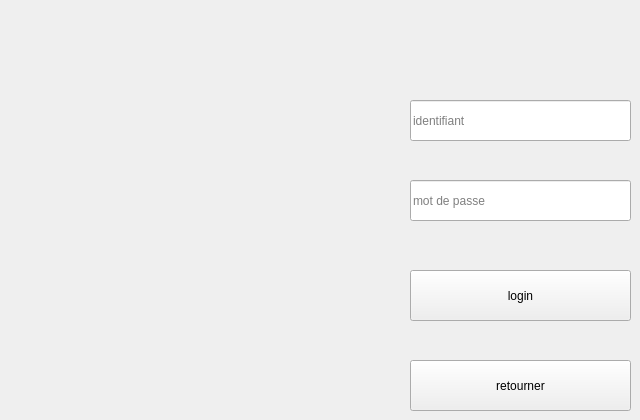
        <widget class="QWidget" name="page_13">
         <widget class="QPushButton" name="pushButton_15">
          <property name="geometry">
           <rect>
            <x>410</x>
            <y>270</y>
            <width>221</width>
            <height>51</height>
           </rect>
          </property>
          <property name="text">
           <string>login</string>
          </property>
         </widget>
         <widget class="QLineEdit" name="lineEdit">
          <property name="geometry">
           <rect>
            <x>410</x>
            <y>100</y>
            <width>221</width>
            <height>41</height>
           </rect>
          </property>
          <property name="styleSheet">
           <string notr="true">color: rgb(0, 0, 0);</string>
          </property>
          <property name="inputMask">
           <string/>
          </property>
          <property name="placeholderText">
           <string>identifiant</string>
          </property>
         </widget>
         <widget class="QLineEdit" name="lineEdit_2">
          <property name="geometry">
           <rect>
            <x>410</x>
            <y>180</y>
            <width>221</width>
            <height>41</height>
           </rect>
          </property>
          <property name="styleSheet">
           <string notr="true">color: rgb(0, 0, 0);</string>
          </property>
          <property name="inputMask">
           <string/>
          </property>
          <property name="placeholderText">
           <string>mot de passe</string>
          </property>
         </widget>
         <widget class="QPushButton" name="pushButton_18">
          <property name="geometry">
           <rect>
            <x>410</x>
            <y>360</y>
            <width>221</width>
            <height>51</height>
           </rect>
          </property>
          <property name="text">
           <string>retourner</string>
          </property>
         </widget>
        </widget>
